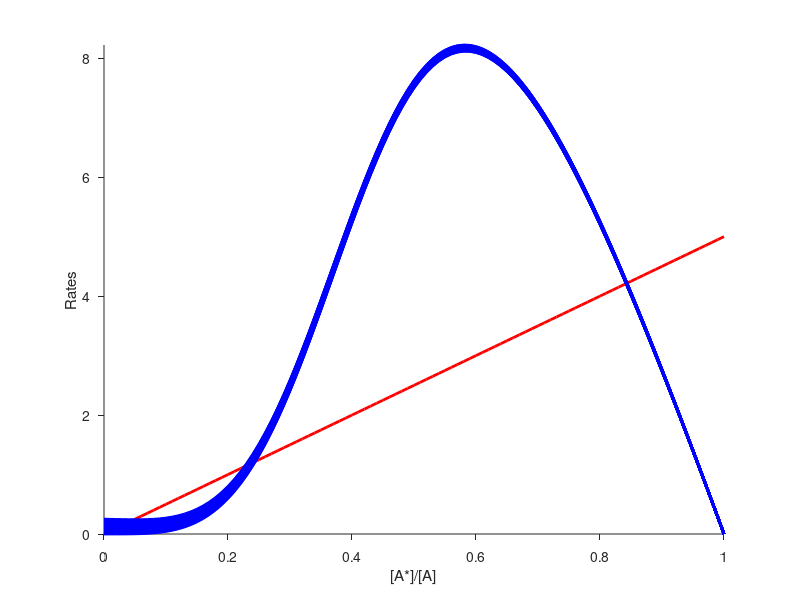
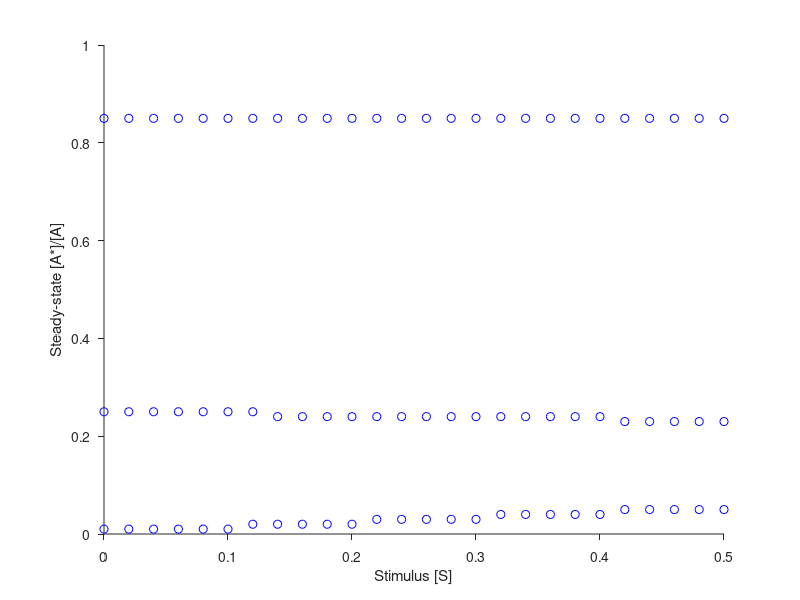

These figures' MATLAB source, in order:
% % Rate-balance plots
% % 
% % 1) Linear system with no feedback, forward rate depends on [S]
% % 
% Astar = 0:0.001:1 ;
% S = 0.5:0.5:20 ;
% kplus = 2 ;
% kminus = 5 ;
% 
% BR = kminus*Astar ;
% figure
% hold on 
% plot(Astar,BR,'r','LineWidth',2)
% set(gca,'TickDir','Out')
% xlabel('[A*]/[A]')
% ylabel('Rates')
% 
% for i=1:length(S)
%   FR = kplus*S(i)*(1-Astar) ;
%   [minpos,dex] = min(abs(FR - BR)) ;
%   A_SS(i) = Astar(dex) ;
%   plot(Astar,FR,'b','LineWidth',2)
% end
% axis([0 1 0 max(FR)])
% 
% figure
% plot(S,A_SS,'bo-','LineWidth',2)
% set(gca,'TickDir','Out')
% xlabel('Stimulus [S]')
% ylabel('Steady-state [A*]/[A]')

% % Rate-balance plots
% % 
% % 2) Ultrasensitive feedback, variable [S]
% % 
close all
clear all

Astar = 0:0.01:1 ;
S = 0:0.02:0.5 ;
kplus = 0.5 ;
kfs = 30 ;
Kmf = 0.5 ;
kminus = 5 ;
h = 4 ; % exponent

BR = kminus*Astar ;
figure
handle1 = gcf ;
hold on 
plot(Astar,BR,'r','LineWidth',2)
set(gca,'TickDir','Out')

figure
handle2 = gcf ;
hold on

for i=1:length(S)
  FR = (kplus*S(i)+kfs*(Astar.^h./(Astar.^h+Kmf^h))).*(1-Astar) ;
  figure(handle1)
  plot(Astar,FR,'b','LineWidth',2)
  
  crossings = [] ;
  difference = FR-BR ;
  for iii=2:length(FR)
    if (sign(difference(iii)) ~= sign(difference(iii-1)))
      crossings = [crossings,iii] ;
    end
  end
  figure(handle2)
  plot(S(i),Astar(crossings),'bo')
  
end
figure(handle1)
axis([0 1 0 max(FR)])
set(gca,'TickDir','Out')
xlabel('[A*]/[A]')
ylabel('Rates')

figure(handle2)
set(gca,'TickDir','Out')
xlabel('Stimulus [S]')
ylabel('Steady-state [A*]/[A]')

